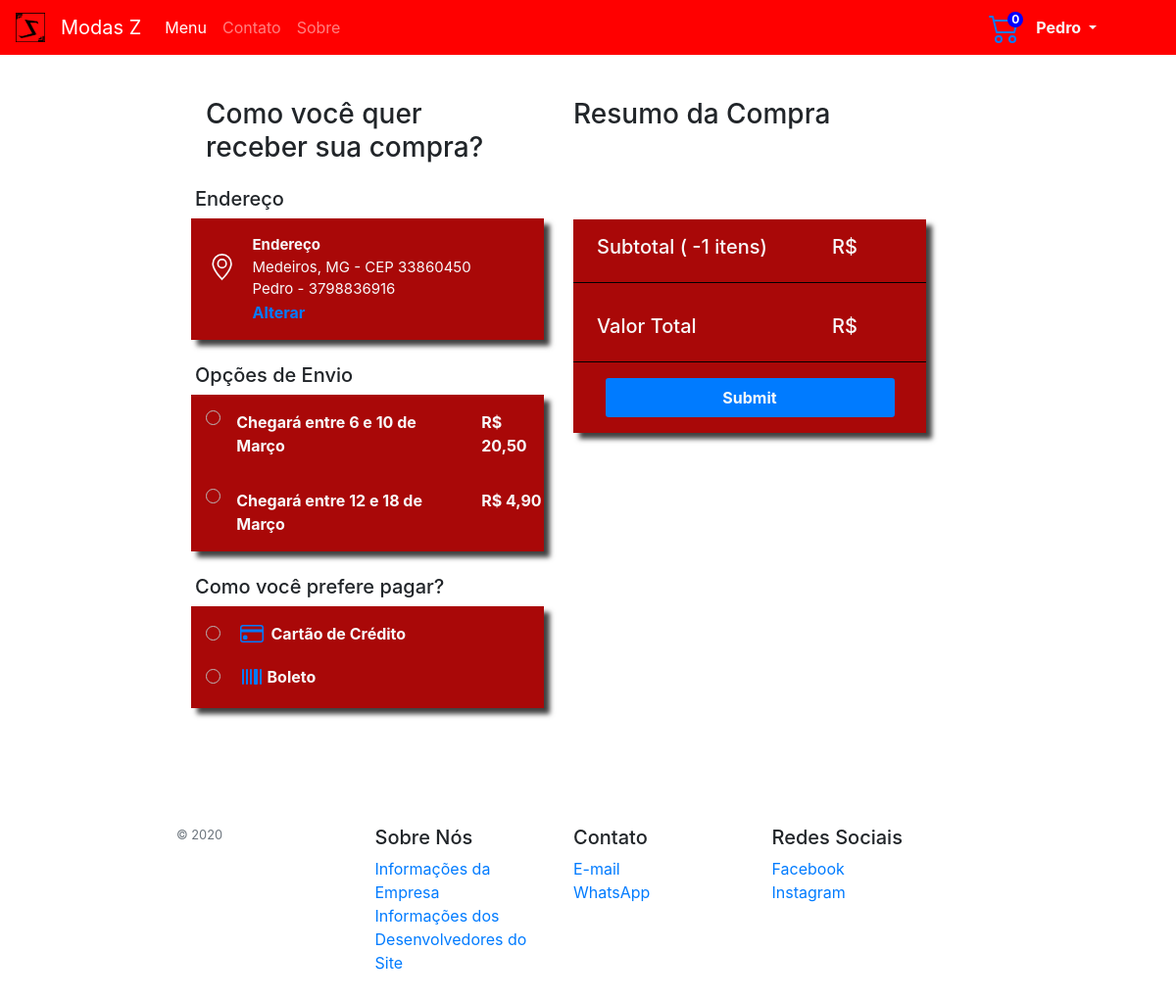
Screenshot of /compra.php (signed in) with the database file from the repository.
### tables this page shows
CREATE TABLE `usuarios` (
  `id` int(11) NOT NULL,
  `adm` tinyint(1) NOT NULL,
  `nome` varchar(30) NOT NULL,
  `sobrenome` varchar(100) NOT NULL,
  `data` date NOT NULL,
  `sexo` varchar(20) NOT NULL,
  `cpf` char(11) NOT NULL,
  `cep` char(8) NOT NULL,
  `telefone` text NOT NULL,
  `endereco` varchar(300) NOT NULL,
  `numero` int(11) NOT NULL,
  `complemento` varchar(300) DEFAULT NULL,
  `cidade` varchar(300) NOT NULL,
  `bairro` varchar(300) NOT NULL,
  `estado` char(2) NOT NULL,
  `email` varchar(300) NOT NULL,
  `senha` varchar(100) NOT NULL
);

### compra.php (the view, shortened to what this page needs)
<?php
  include('conexao.php');
  if (isset($_SESSION['email']))
  {
    $logado = $_SESSION['email'];
    $script = 'SELECT * FROM usuarios WHERE email = "' . $logado . '"';
    $consulta = $conexao->query($script);
    $linha = $consulta->fetch_array(MYSQLI_ASSOC);
    $nome = $linha['nome'];
    $cidade = $linha['cidade'];
    $estado = $linha['estado'];
    $cep = $linha['cep'];
    $telefone = $linha['telefone'];
    $valorTotal = $_POST['valorTotal'];
    if ($_SESSION['nItensCarrinho'] != 0) {
      $nItensCarrinho = $_SESSION['nItensCarrinho'];
      $idsCarrinho = $_SESSION['idsCarrinho'];
      $idCadaProdutoCarrinho = explode(",", $idsCarrinho);
    } else {
      $nItensCarrinho = $_SESSION['nItensCarrinho'];
    }
  } else {
    $_SESSION['nItensCarrinho'] = 0;
    $nItensCarrinho = $_SESSION['nItensCarrinho'];
  }
?>
<!DOCTYPE hmtl>
<html>
<head>
  <link rel="stylesheet" type="text/css" href="CSS/bootstrap.min.css">
  <link rel="stylesheet" type="text/css" href="CSS/my.css">
</head>
<body>
  <nav class="navbar navbar-expand-lg navbar-dark navbar-sm fixed-top">
    <a class="navbar-brand" title="Menu"  href="index.php">
      <img src="Img/Logo.png" width="30" height="30" alt="">
    </a>
    <a class="navbar-brand" title="Menu" href="index.php">Modas Z</a>
    <div class="collapse navbar-collapse" id="navbarSupportedContent">
      <ul class="navbar-nav mr-auto">
        <li class="nav-item active">
          <a class="nav-link " href="index.php">Menu<span class="sr-only"></span></a>
        </li>
        <li class="nav-item">
          <a class="nav-link " href="contato.php" tabindex="-1">Contato</a>
        </li>
        <li class="nav-item">
          <a class="nav-link " href="sobre.php" tabindex="-2">Sobre</a>
        </li>
      </ul>
      <a href="carrinho.php" class="mr-3"><span class="numItensCarrinho" name="numItensCarrinho"><?php echo $nItensCarrinho; ?></span><a>
      <?php
      if (isset($_SESSION['email'])) {
        echo '
        <div class="dropdown show" style="margin-right: 65px;">
          <a class="text-light dropdown-toggle font-weight-bold" href="#" role="button" id="dropdownMenuLink" data-toggle="dropdown" aria-haspopup="true" aria-expanded="false">
            ' . $nome . '
          </a>
          <div class="dropdown-menu" aria-labelledby="dropdownMenuLink" style="background-color: red;">
            <a class="dropdown-item" href="usuario.php">Meus Dados</a>
            <a class="dropdown-item" id="deletarConta" href="deletarConta.php">Deletar Conta</a>
            <a class="dropdown-item" href="logout.php">Logout</a>
          </div>
        </div>';
      }
      ?>
      </div>
    </nav>
    <div class="container">
      <form method="POST" action="concluirCompra.php">
      <div class="row">
        <div class="col-sm-6">
          <h3 class="col-12 mb-4">Como você quer receber sua compra?</h3>
          <div class="row mb-0 ml-1">
            <h5>Endereço</h5>
          </div>
          <div class="divProdutoCarrinho border-0 card rounded-0 w-100 h-auto darkmode-ignore mb-4">
            <div class="row mb-0 mt-3 ml-0">
              <div class="col-sm-2 text-center my-auto mr-0">
              </div>
              <div class="col-sm-9 mt-0 ml-0 p-0">
                <p class="font-weight-bold text-light mt-0 mb-0" style="font-size: 15px">Endereço</p>
                <p class="text-light mt-0 mb-0" style="font-size: 15px"><?php echo $cidade; ?>, <?php echo $estado; ?> - CEP <?php echo $cep; ?></p>
                <p class="text-light mt-0 mb-0" style="font-size: 15px"><?php echo $nome; ?> - <?php echo $telefone; ?></p>
              </div>
            </div>
            <div class="row mb-3 mt-0 ml-0">
              <div class="col-sm-2">
              </div>
              <div class="col-sm-10 p-0 font-weight-bold">
                <a href="usuario.php">Alterar</a>
              </div>
            </div>
          </div>
          <div class="row mb-0 ml-1">
            <h5>Opções de Envio</h5>
          </div>
          <div class="divProdutoCarrinho border-0 card rounded-0 w-100 h-auto darkmode-ignore mb-4">
            <div class="row mb-0 mt-3 ml-0">
              <div class="col-sm-1">
                <input type="radio" name="opcaoEnvio" id="radioOpcaoEnvio1" value="Chegará entre " required>
              </div>
              <div class="col">
                <p class="font-weight-bold text-light" id="opcaoEnvio1">Chegará entre </p>
              </div>
              <div class="col-sm-3">
                <p class="font-weight-bold text-light" id="opcaoEnvio1Valor">R$ 20,50</p>
              </div>
            </div>
            <div class="row mb-0 mt-3 ml-0">
              <div class="col-sm-1">
                <input type="radio" name="opcaoEnvio" id="radioOpcaoEnvio2" value="Chegará entre " required>
              </div>
              <div class="col">
                <p class="font-weight-bold text-light" id="opcaoEnvio2">Chegará entre </p>
              </div>
              <div class="col-sm-3">
                <p class="font-weight-bold text-light" id="opcaoEnvio2Valor">R$ 4,90</p>
              </div>
            </div>
          </div>
          <div class="row mb-0 ml-1">
            <h5>Como você prefere pagar?</h5>
          </div>
          <div class="divProdutoCarrinho border-0 card rounded-0 w-100 h-auto darkmode-ignore mb-4">
            <div class="row mb-0 mt-3 ml-0">
              <div class="col-sm-1 my-auto">
                <input type="radio" name="opcaoPagamento" id="radioOpcaoPagamento1" value="Cartão de Crédito" required>
              </div>
              <div class="col-sm-1 ml-1">
              </div>
              <div class="col">
                <p class="font-weight-bold text-light my-auto align-middle pt-0" id="opcaoPagamento1">Cartão de Crédito</p>
              </div>
            </div>
            <div class="row mb-3 mt-3 ml-0">
              <div class="col-sm-1 my-auto">
                <input type="radio" name="opcaoPagamento" id="radioOpcaoPagamento2" value="Boleto" required>
              </div>
              <div class="col-sm-1">
              </div>
              <div class="col">
                <p class="font-weight-bold text-light  my-auto align-middle pt-1" id="opcaoPagamento2">Boleto</p>
              </div>
            </div>
          </div>
        </div>
        <div class="col-sm-6">
          <h3 class="" style="margin-bottom: 90px;">Resumo da Compra</h3>
          <div class="divResumoCarrinho border-0 card rounded-0 w-100 h-auto darkmode-ignore mb-4">
            <div class="row mb-0">
              <div class="col-sm-8">
                <div><h5 class="text-light mt-3 ml-4" id="numItensSubtotal">Subtotal ( <?php if ((count($idCadaProdutoCarrinho) - 1) == 1) { echo (count($idCadaProdutoCarrinho) - 1) . ' item)'; } else { echo (count($idCadaProdutoCarrinho) - 1) . ' itens)'; } ?></h5></div>
              </div>
              <div class="col">
                <h5 class="text-light mt-3 ml-1" id="subtotal" name="subtotal">R$ <?php echo str_replace(".",",",$valorTotal); ?></h5>
              </div>
            </div>
            <hr style="background-color: black">
            <div class="row mt-0">
              <div class="col-sm-8">
                <h5 class="text-light ml-4 mt-3">Valor Total</h5>
              </div>
              <div class="col">
                <h5 class="text-light mt-3 ml-1" id="valorTotal" name="valorTotal">R$ <?php echo str_replace(".",",",$valorTotal); ?></h5>
              </div>
            </div>
            <hr style="background-color: black">
            <div class="row mt-0">
              <div class="col"></div>
              <div class="col-sm-10 mb-3">
                <input class=" text-light btn btn-sm bg-primary btn-rounded font-weight-bold mr-3 btnADM w-100" style="line-height: 30px;" type="submit" id="continuarBtn">
              </div>
              <div class="col"></div>
            </div>
          </div>
        </div>
      </div>
    </form>
    </div>
    <footer class="py-5 mt-5">
      <div class="row">
        <div class="col- col-12 col-md">
          <small class="d-block mb-3 text-muted">&copy; 2020</small>
        </div>
        <div class="col- col-6 col-md">
          <h5>Sobre Nós</h5>
          <ul class="list-unstyled text-small">
            <li><a href="sobre.php#SD">Informações da Empresa</a></li>
            <li><a href="sobre.php">Informações dos Desenvolvedores do Site</a></li>
          </ul>
        </div>
        <div class="col- col-6 col-md">
          <h5>Contato</h5>
          <ul class="list-unstyled text-small">
            <li><a href="contato.php">E-mail</a></li>
            <li><a href="contato.php#SD">WhatsApp</a></li>
          </ul>
        </div>
        <div class="col- col-6 col-md">
          <h5>Redes Sociais</h5>
          <ul class="list-unstyled text-small">
            <li><a target="_blank" href="https://www.facebook.com">Facebook</a></li>
            <li><a target="_blank" href="https://www.instagram.com/modaz">Instagram</a></li>
          </ul>
        </div>
    </div>
  </footer>
  </body>
  <link rel="stylesheet" href="http://code.jquery.com/ui/1.9.0/themes/base/jquery-ui.css" />
  </html>

### CSS/my.css (style rules this page uses)
.navbar { background-color: red; }
body { margin: 100px 20% 0 15%; }
.btnADM { background-color: #A90808; height: 40px; width: 180px; font-size: 16px; }
input[type="radio"] { -webkit-appearance: none; -moz-appearance: none; appearance: none; display: inline-block; width: 15px; height: 15px; padding: 3px; background-clip: content-box; border: 1px solid #bbbbbb; border-radius: 50%; }
.card { background-color: #A90808; }
a:link { text-decoration: none; }
.numItensCarrinho { position: fixed; margin-left: -13px; line-height: 1rem; height: 1rem; width: 1rem; -webkit-border-radius: 1rem; border-radius: 3rem; background-color: blue; color: #fff; font-size: .75rem; font-weight: 700; z-index: 1; text-align: center; }
.divProdutoCarrinho { -webkit-box-shadow: 6px 6px 5px 0px rgba(0,0,0,0.75); -moz-box-shadow: 6px 6px 5px 0px rgba(0,0,0,0.75); box-shadow: 6px 6px 5px 0px rgba(0,0,0,0.75); }
.divResumoCarrinho { -webkit-box-shadow: 6px 6px 5px 0px rgba(0,0,0,0.75); -moz-box-shadow: 6px 6px 5px 0px rgba(0,0,0,0.75); box-shadow: 6px 6px 5px 0px rgba(0,0,0,0.75); }

### rows the page displays
usuarios: nome "Pedro", cidade "Medeiros", estado "MG", cep "33860450", telefone "3798836916"

### other values shown
$nItensCarrinho "0"
count($idCadaProdutoCarrinho) - 1 "-1"
